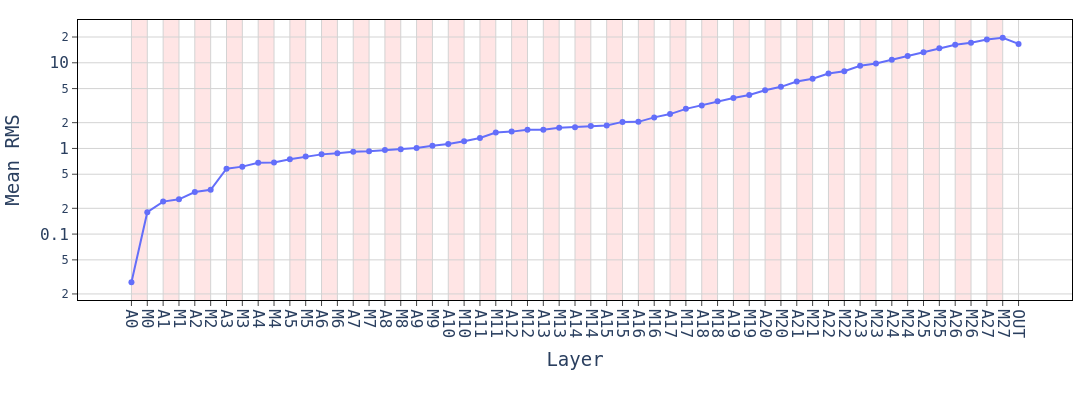

Here is the notebook cell this chart was saved with:
### Code cell
layer_count = len(pre_rmsnorm_rms.values())
layer_names = [(f"A{i//2}" if i % 2 == 0 else f"M{i//2}") if i != layer_count - 1 else "OUT" for i in range(layer_count)]

df = pd.DataFrame({"model_id": clean_model_ids(model_id), "layer": layer_names, "rms": [t.mean().item() for k, t in pre_rmsnorm_rms.items()]})

fig = px.line(df, x='layer', y='rms', markers=True, labels={"rms": "Mean RMS", "layer": "Layer", "model_id": "Model"})
y_range = None if not "llama" in model_id else [-2, 0]
fig.update_yaxes(type="log", range=y_range)

fig.update_xaxes(tickmode='array', tickvals=df['layer'], ticktext=df['layer'], tickangle=90)

for i in range(1, len(df), 2):
    fig.add_vrect(
        x0=i - 1, 
        x1=i + 0,
        fillcolor="red", 
        opacity=0.1,
        layer="below",
        line_width=0,
    )

fig.update({**paper_style_dict, 'layout.width': 1200, 'layout.legend.y': 0, 'layout.margin.b': 100})
fig.write_image(f"norm-{clean_model_ids(model_id)}.pdf")
fig.show()

### Figure 1 — Plotly figure (JSON) as saved in the notebook; plotly's stock layout.template omitted (floating-point values rounded to 4 significant figures)
{"data": [{"hovertemplate": "Layer=%{x}<br>Mean RMS=%{y}<extra></extra>", "legendgroup": "", "line": {"color": "#636efa", "dash": "solid"}, "marker": {"symbol": "circle"}, "mode": "lines+markers", "name": "", "orientation": "v", "showlegend": false, "type": "scatter", "x": ["A0", "M0", "A1", "M1", "A2", "M2", "A3", "M3", "A4", "M4", "A5", "M5", "A6", "M6", "A7", "M7", "A8", "M8", "A9", "M9", "A10", "M10", "A11", "M11", "A12", "M12", "A13", "M13", "A14", "M14", "A15", "M15", "A16", "M16", "A17", "M17", "A18", "M18", "A19", "M19", "A20", "M20", "A21", "M21", "A22", "M22", "A23", "M23", "A24", "M24", "A25", "M25", "A26", "M26", "A27", "M27", "OUT"], "xaxis": "x", "y": [0.02738, 0.18, 0.2394, 0.2545, 0.3101, 0.3287, 0.5789, 0.6131, 0.6795, 0.6854, 0.7493, 0.8024, 0.8525, 0.8805, 0.9117, 0.9245, 0.9578, 0.98, 1.013, 1.075, 1.126, 1.213, 1.322, 1.533, 1.572, 1.653, 1.648, 1.747, 1.771, 1.829, 1.851, 2.042, 2.044, 2.304, 2.517, 2.898, 3.182, 3.563, 3.886, 4.205, 4.768, 5.24, 6.049, 6.519, 7.507, 7.984, 9.225, 9.802, 10.86, 11.99, 13.31, 14.74, 16.26, 17.15, 18.67, 19.61, 16.63], "yaxis": "y"}], "layout": {"autosize": false, "font": {"family": "monospace", "size": 16}, "height": 400, "legend": {"bgcolor": "rgba(0, 0, 0, 0)", "font": {"family": "monospace", "size": 16}, "tracegroupgap": 0, "x": 1, "xanchor": "right", "y": 0}, "margin": {"b": 100, "l": 20, "r": 20, "t": 20}, "plot_bgcolor": "rgba(0, 0, 0, 0)", "shapes": [{"fillcolor": "red", "layer": "below", "line": {"width": 0}, "opacity": 0.1, "type": "rect", "x0": 0, "x1": 1, "xref": "x", "y0": 0, "y1": 1, "yref": "y domain"}, {"fillcolor": "red", "layer": "below", "line": {"width": 0}, "opacity": 0.1, "type": "rect", "x0": 2, "x1": 3, "xref": "x", "y0": 0, "y1": 1, "yref": "y domain"}, {"fillcolor": "red", "layer": "below", "line": {"width": 0}, "opacity": 0.1, "type": "rect", "x0": 4, "x1": 5, "xref": "x", "y0": 0, "y1": 1, "yref": "y domain"}, {"fillcolor": "red", "layer": "below", "line": {"width": 0}, "opacity": 0.1, "type": "rect", "x0": 6, "x1": 7, "xref": "x", "y0": 0, "y1": 1, "yref": "y domain"}, {"fillcolor": "red", "layer": "below", "line": {"width": 0}, "opacity": 0.1, "type": "rect", "x0": 8, "x1": 9, "xref": "x", "y0": 0, "y1": 1, "yref": "y domain"}, {"fillcolor": "red", "layer": "below", "line": {"width": 0}, "opacity": 0.1, "type": "rect", "x0": 10, "x1": 11, "xref": "x", "y0": 0, "y1": 1, "yref": "y domain"}, {"fillcolor": "red", "layer": "below", "line": {"width": 0}, "opacity": 0.1, "type": "rect", "x0": 12, "x1": 13, "xref": "x", "y0": 0, "y1": 1, "yref": "y domain"}, {"fillcolor": "red", "layer": "below", "line": {"width": 0}, "opacity": 0.1, "type": "rect", "x0": 14, "x1": 15, "xref": "x", "y0": 0, "y1": 1, "yref": "y domain"}, {"fillcolor": "red", "layer": "below", "line": {"width": 0}, "opacity": 0.1, "type": "rect", "x0": 16, "x1": 17, "xref": "x", "y0": 0, "y1": 1, "yref": "y domain"}, {"fillcolor": "red", "layer": "below", "line": {"width": 0}, "opacity": 0.1, "type": "rect", "x0": 18, "x1": 19, "xref": "x", "y0": 0, "y1": 1, "yref": "y domain"}, {"fillcolor": "red", "layer": "below", "line": {"width": 0}, "opacity": 0.1, "type": "rect", "x0": 20, "x1": 21, "xref": "x", "y0": 0, "y1": 1, "yref": "y domain"}, {"fillcolor": "red", "layer": "below", "line": {"width": 0}, "opacity": 0.1, "type": "rect", "x0": 22, "x1": 23, "xref": "x", "y0": 0, "y1": 1, "yref": "y domain"}, {"fillcolor": "red", "layer": "below", "line": {"width": 0}, "opacity": 0.1, "type": "rect", "x0": 24, "x1": 25, "xref": "x", "y0": 0, "y1": 1, "yref": "y domain"}, {"fillcolor": "red", "layer": "below", "line": {"width": 0}, "opacity": 0.1, "type": "rect", "x0": 26, "x1": 27, "xref": "x", "y0": 0, "y1": 1, "yref": "y domain"}, {"fillcolor": "red", "layer": "below", "line": {"width": 0}, "opacity": 0.1, "type": "rect", "x0": 28, "x1": 29, "xref": "x", "y0": 0, "y1": 1, "yref": "y domain"}, {"fillcolor": "red", "layer": "below", "line": {"width": 0}, "opacity": 0.1, "type": "rect", "x0": 30, "x1": 31, "xref": "x", "y0": 0, "y1": 1, "yref": "y domain"}, {"fillcolor": "red", "layer": "below", "line": {"width": 0}, "opacity": 0.1, "type": "rect", "x0": 32, "x1": 33, "xref": "x", "y0": 0, "y1": 1, "yref": "y domain"}, {"fillcolor": "red", "layer": "below", "line": {"width": 0}, "opacity": 0.1, "type": "rect", "x0": 34, "x1": 35, "xref": "x", "y0": 0, "y1": 1, "yref": "y domain"}, {"fillcolor": "red", "layer": "below", "line": {"width": 0}, "opacity": 0.1, "type": "rect", "x0": 36, "x1": 37, "xref": "x", "y0": 0, "y1": 1, "yref": "y domain"}, {"fillcolor": "red", "layer": "below", "line": {"width": 0}, "opacity": 0.1, "type": "rect", "x0": 38, "x1": 39, "xref": "x", "y0": 0, "y1": 1, "yref": "y domain"}, {"fillcolor": "red", "layer": "below", "line": {"width": 0}, "opacity": 0.1, "type": "rect", "x0": 40, "x1": 41, "xref": "x", "y0": 0, "y1": 1, "yref": "y domain"}, {"fillcolor": "red", "layer": "below", "line": {"width": 0}, "opacity": 0.1, "type": "rect", "x0": 42, "x1": 43, "xref": "x", "y0": 0, "y1": 1, "yref": "y domain"}, {"fillcolor": "red", "layer": "below", "line": {"width": 0}, "opacity": 0.1, "type": "rect", "x0": 44, "x1": 45, "xref": "x", "y0": 0, "y1": 1, "yref": "y domain"}, {"fillcolor": "red", "layer": "below", "line": {"width": 0}, "opacity": 0.1, "type": "rect", "x0": 46, "x1": 47, "xref": "x", "y0": 0, "y1": 1, "yref": "y domain"}, {"fillcolor": "red", "layer": "below", "line": {"width": 0}, "opacity": 0.1, "type": "rect", "x0": 48, "x1": 49, "xref": "x", "y0": 0, "y1": 1, "yref": "y domain"}, {"fillcolor": "red", "layer": "below", "line": {"width": 0}, "opacity": 0.1, "type": "rect", "x0": 50, "x1": 51, "xref": "x", "y0": 0, "y1": 1, "yref": "y domain"}, {"fillcolor": "red", "layer": "below", "line": {"width": 0}, "opacity": 0.1, "type": "rect", "x0": 52, "x1": 53, "xref": "x", "y0": 0, "y1": 1, "yref": "y domain"}, {"fillcolor": "red", "layer": "below", "line": {"width": 0}, "opacity": 0.1, "type": "rect", "x0": 54, "x1": 55, "xref": "x", "y0": 0, "y1": 1, "yref": "y domain"}], "showlegend": true, "title": {"x": 0.5, "xanchor": "center"}, "width": 1200, "xaxis": {"anchor": "y", "domain": [0, 1], "gridcolor": "lightgray", "gridwidth": 1, "linecolor": "black", "mirror": true, "showgrid": true, "showline": true, "tickangle": 90, "tickmode": "array", "ticks": "outside", "ticktext": ["A0", "M0", "A1", "M1", "A2", "M2", "A3", "M3", "A4", "M4", "A5", "M5", "A6", "M6", "A7", "M7", "A8", "M8", "A9", "M9", "A10", "M10", "A11", "M11", "A12", "M12", "A13", "M13", "A14", "M14", "A15", "M15", "A16", "M16", "A17", "M17", "A18", "M18", "A19", "M19", "A20", "M20", "A21", "M21", "A22", "M22", "A23", "M23", "A24", "M24", "A25", "M25", "A26", "M26", "A27", "M27", "OUT"], "tickvals": ["A0", "M0", "A1", "M1", "A2", "M2", "A3", "M3", "A4", "M4", "A5", "M5", "A6", "M6", "A7", "M7", "A8", "M8", "A9", "M9", "A10", "M10", "A11", "M11", "A12", "M12", "A13", "M13", "A14", "M14", "A15", "M15", "A16", "M16", "A17", "M17", "A18", "M18", "A19", "M19", "A20", "M20", "A21", "M21", "A22", "M22", "A23", "M23", "A24", "M24", "A25", "M25", "A26", "M26", "A27", "M27", "OUT"], "title": {"text": "Layer"}}, "yaxis": {"anchor": "x", "domain": [0, 1], "gridcolor": "lightgray", "gridwidth": 1, "linecolor": "black", "mirror": true, "showgrid": true, "showline": true, "ticks": "outside", "title": {"text": "Mean RMS"}, "type": "log"}}}
